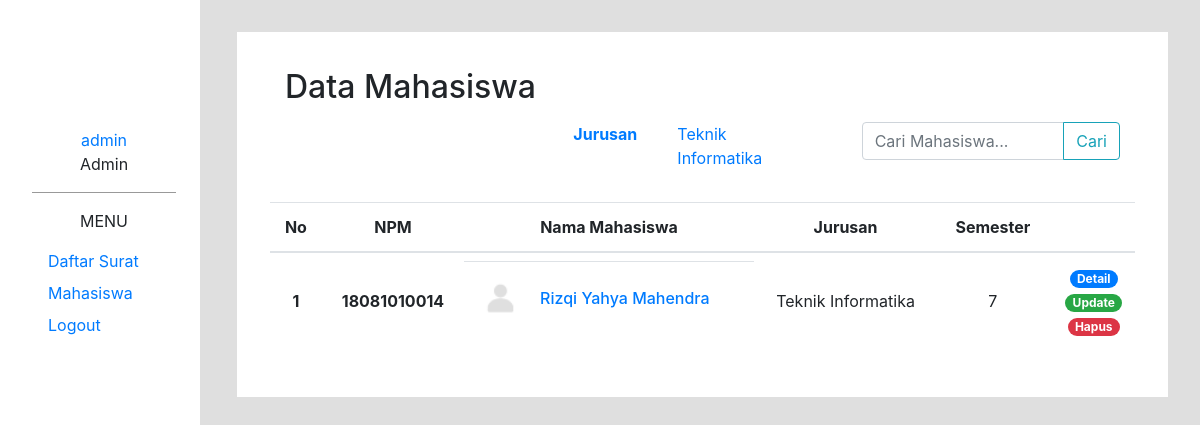
Page /admin/mahasiswa.php (signed in) on the committed database.
### tables this page shows
CREATE TABLE `user` (
  `id` int(11) NOT NULL,
  `username` varchar(50) DEFAULT NULL,
  `PASSWORD` varchar(255) DEFAULT NULL
);

CREATE TABLE `mahasiswa` (
  `npm` char(20) NOT NULL,
  `pass` varchar(255) NOT NULL,
  `nama_mhs` varchar(50) NOT NULL,
  `email` varchar(50) DEFAULT NULL,
  `jurusan` varchar(50) DEFAULT NULL,
  `semester` int(11) DEFAULT NULL,
  `foto_profil` varchar(50) DEFAULT NULL
);

### admin/model.php (called while the page is built, shortened)
<?php
if (isset($_SESSION['admin']) && isset($_SESSION['username'])) {
   $username = $_SESSION['username'];
   $user = read("SELECT * FROM user WHERE username = '$username'");
}

### admin/function.php (called while the page is built, shortened)
<?php
function connection()
{
   $dbServer = 'localhost';
   $dbUser = 'root';
   $dbPass = '';
   $dbName = "sipesan";
   $conn = mysqli_connect($dbServer, $dbUser, $dbPass, $dbName);
   mysqli_select_db($conn, $dbName);
   return $conn;
}
$conn = connection();
function read($query)
{
   global $conn;
   $result = mysqli_query($conn, $query);
   $record = [];
   while ($data = mysqli_fetch_assoc($result))
      $record[] = $data;
   return $record;
}

### admin/mahasiswa.php (the view, shortened to what this page needs)
<?php
require_once "function.php";
require_once "model.php";
$jurusan = read("SELECT jurusan FROM mahasiswa GROUP BY jurusan;");
$mahasiswa = read("SELECT * FROM mahasiswa");
?>
<!doctype html>
<html lang="en">
<head>
   <link rel="stylesheet" href="../css/bootstrap/bootstrap.css">
   <link rel="stylesheet" href="../css/bootstrap/bootstrap.min.css">
   <link rel="stylesheet" href="css/style.css">
</head>
<body>
   <div class="row">
      <div class="col-md-2 sidebar-outer">
         <?php require_once "sidebar.php" ?>
      </div>
      <div class="col-md-10">
         <div class="content">
            <h2 class="mt-1">Data Mahasiswa</h2>
            <div class="row mt-3 table-surat">
               <div class="col-md-4">
               </div>
               <div class="col-md-4 d-flex">
                  <a class="card-link" href="mahasiswa" class=" d-inline" for=""> <strong>Jurusan</strong> </a>
                  <ul class="">
                     <?php foreach ($jurusan as $data) : ?>
                        <li class="d-inline mr-5"><a class=" card-link" href="mahasiswa?jurusan=<?= $data['jurusan']; ?>"><?= $data['jurusan'] ?></a></li>
                     <?php endforeach; ?>
                  </ul>
               </div>
               <div class="col-lg-4">
                  <form action="" method="post">
                     <div class="input-group">
                        <input type="text" class="form-control" placeholder="Cari Mahasiswa..." name="keyword" id="keyword" autocomplete="off">
                        <div class="input-group-append">
                           <button class="btn btn-outline-info" type="submit" id="search_btn" name="search_btn">Cari</button>
                        </div>
                     </div>
                  </form>
               </div>
               <table class="table mt-3">
                  <thead>
                     <tr>
                        <th>No</th>
                        <th>NPM</th>
                        <th>Nama Mahasiswa</th>
                        <th>Jurusan</th>
                        <th>Semester</th>
                        <th></th>
                     </tr>
                  </thead>
                  <tbody>
                     <?php if (isset($_GET['jurusan'])) : ?>
                        <?php $i = 1;
                        foreach ($mahasiswa_filter as $data) : ?>
                           <tr>
                              <th><?= $i; ?></th>
                              <td align="center"><strong><?= $data['npm'] ?></strong></td>
                              <td class="d-flex mt-2">
                                 <?php if (trim($data['foto_profil'] == '')) : ?>
                                    <div class="d-flex justify-content-center overflow-hidden align-self-center mr-3" style="width: 3em; height:3em; border-radius:400em;">
                                       <img class="d-inline-block align-self-center" style="width:4em;" src="../images/guest_user.png" alt="guest">
                                    </div>
                                 <?php else : ?>
                                    <div class="d-flex justify-content-center overflow-hidden align-self-center mr-3" style="width: 3em; height:3em; border-radius:0.5em;">
                                       <img class="d-inline-block align-self-center" style="width:4em;" src="../images/<?= $data['npm'] ?>/<?= $data['foto_profil'] ?>" alt="profile">
                                    </div>
                                 <?php endif; ?>
                                 <a class="card-link align-self-center" style="font-weight: 500;" href="detail_mahasiswa?npm=<?= $data['npm'] ?>"><?= $data['nama_mhs'] ?></a>
                              </td>
                              <td align="center"><?= $data['jurusan'] ?></td>
                              <td align="center"><?= $data['semester'] ?></td>
                              <td width="10%" class=" text-center">
                                 <a class="badge badge-pill badge-primary ml-1" href="detail_mahasiswa?npm=<?= $data['npm'] ?>">Detail</a>
                                 <a class="badge badge-pill badge-success ml-1 sunting-mhs-btn" data-toggle="modal" data-target="#form-update" href="mahasiswa?update=<?= $data['npm'] ?>" data-npm="<?= $data['npm'] ?>" data-nama_mhs="<?= $data['nama_mhs'] ?>" data-jurusan="<?= $data['jurusan'] ?>" data-semester="<?= $data['semester'] ?>" data-email="<?= $data['email'] ?>" data-foto_profil_lama="<?= $data['foto_profil'] ?>">Update</a>
                                 <a class="badge badge-pill badge-danger ml-1" onclick="return confirm('Anda Yakin?');" href="mahasiswa?delete=<?= $data['npm'] ?>">Hapus</a>
                              </td>
                           </tr>
                        <?php $i++;
                        endforeach; ?>
                     <?php else : ?>
                        <?php $i = 1;
                        foreach ($mahasiswa as $data) : ?>
                           <tr>
                              <th><?= $i; ?></th>
                              <td align="center"><strong><?= $data['npm'] ?></strong></td>
                              <td class="d-flex mt-2">
                                 <?php if (trim($data['foto_profil'] == '')) : ?>
                                    <div class="d-flex justify-content-center overflow-hidden align-self-center mr-3" style="width: 3em; height:3em; border-radius:400em;">
                                       <img class="d-inline-block align-self-center" style="width:4em;" src="../images/guest_user.png" alt="guest">
                                    </div>
                                 <?php else : ?>
                                    <div class="d-flex justify-content-center overflow-hidden align-self-center mr-3" style="width: 3em; height:3em; border-radius:0.5em;">
                                       <img class="d-inline-block align-self-center" style="width:4em;" src="../images/<?= $data['npm'] ?>/<?= $data['foto_profil'] ?>" alt="profile">
                                    </div>
                                 <?php endif; ?>
                                 <a class="card-link align-self-center" style="font-weight: 500;" href="detail_mahasiswa?npm=<?= $data['npm'] ?>"><?= $data['nama_mhs'] ?></a>
                              </td>
                              <td align="center"><?= $data['jurusan'] ?></td>
                              <td align="center"><?= $data['semester'] ?></td>
                              <td width="10%" class=" text-center">
                                 <a class="badge badge-pill badge-primary ml-1" href="detail_mahasiswa?npm=<?= $data['npm'] ?>">Detail</a>
                                 <a class="badge badge-pill badge-success ml-1 sunting-mhs-btn" data-toggle="modal" data-target="#form-update" href="mahasiswa?update=<?= $data['npm'] ?>" data-npm="<?= $data['npm'] ?>" data-nama_mhs="<?= $data['nama_mhs'] ?>" data-jurusan="<?= $data['jurusan'] ?>" data-semester="<?= $data['semester'] ?>" data-email="<?= $data['email'] ?>" data-foto_profil_lama="<?= $data['foto_profil'] ?>">Update</a>
                                 <a class="badge badge-pill badge-danger ml-1" onclick="return confirm('Anda Yakin?');" href="mahasiswa?delete=<?= $data['npm'] ?>">Hapus</a>
                              </td>
                           </tr>
                        <?php $i++;
                        endforeach; ?>
                     <?php endif; ?>
                  </tbody>
               </table>
            </div>
         </div>
      </div>
</body>
</html>

### admin/sidebar.php
<div class="col-md-2 sidebar">
   <div class=" ml-4 text-center" style="color: grey; font-size:4em;"><i class="fas fa-user-lock mr-2"></i></div>
   <?php foreach ($user as $data) : ?>
      <div class="profile d-flex flex-column">
         <a class="card-link" href=""><?= $data['username'] ?></a>
         <p>Admin</p>
      </div>
   <?php endforeach; ?>
   <div class="menu-bar p-2 d-flex flex-column">
      <p class="mt-2 align-self-center">MENU</p>
      <ul class="list-group">
         <li class="list-inline mb-2"><a href="home" class=" card-link"><i class="fas fa-envelope  mr-2"></i>Daftar Surat</a></li>
         <li class="list-inline mb-2"><a href="mahasiswa" class=" card-link"><i class="fas fa-user-graduate mr-2"></i>Mahasiswa</a></li>
         <li class="list-inline mb-2"><a href="logout" class=" card-link"><i class="fas fa-sign-out-alt mr-2"></i>Logout</a></li>
      </ul>
   </div>
</div>

### admin/css/style.css (style rules this page uses)
body { background-color: #dfdfdf; }
body .sidebar-outer { position: relative; }
body .sidebar-outer .sidebar { position: fixed; top: 0; left: 0; bottom: 0; background-color: white; padding: 2em 1.5em 2em 2em; }
body .sidebar-outer .sidebar .profile { border-bottom: 1px solid #999999; }
body .sidebar-outer .sidebar .profile a, body .sidebar-outer .sidebar .profile p { align-self: center; }
body .content { padding: 2em 3em 2em 3em; margin: 2em 2em 2em 2em; background-color: white; }
body .content .table-surat table th { text-align: center; }
body .content .table-surat table th, body .content .table-surat table td { vertical-align: middle; }

### rows in the picture
user: username "admin"
mahasiswa: npm "18081010014", nama_mhs "Rizqi Yahya Mahendra", jurusan "Teknik Informatika", semester "7"

### other values in the picture
$data['jurusan'] "Teknik Informatika"
